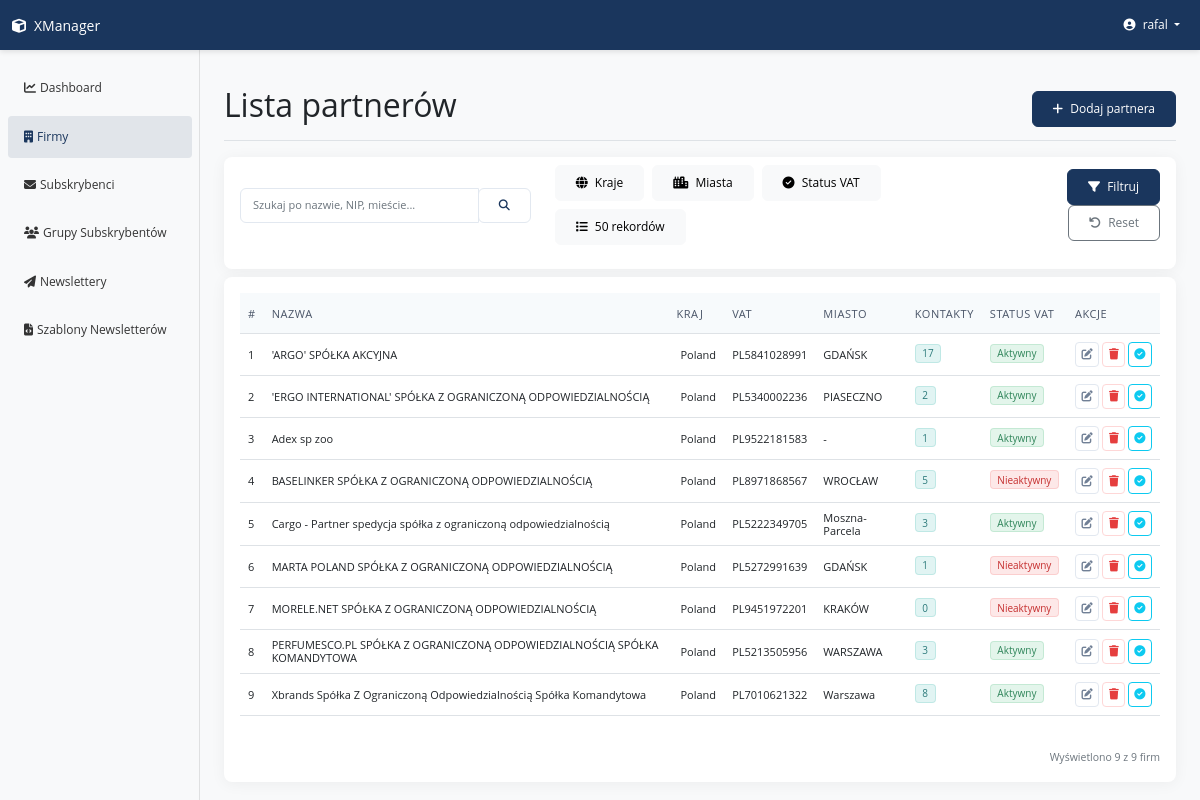
Before: /partner/ (signed in) with the older database file.
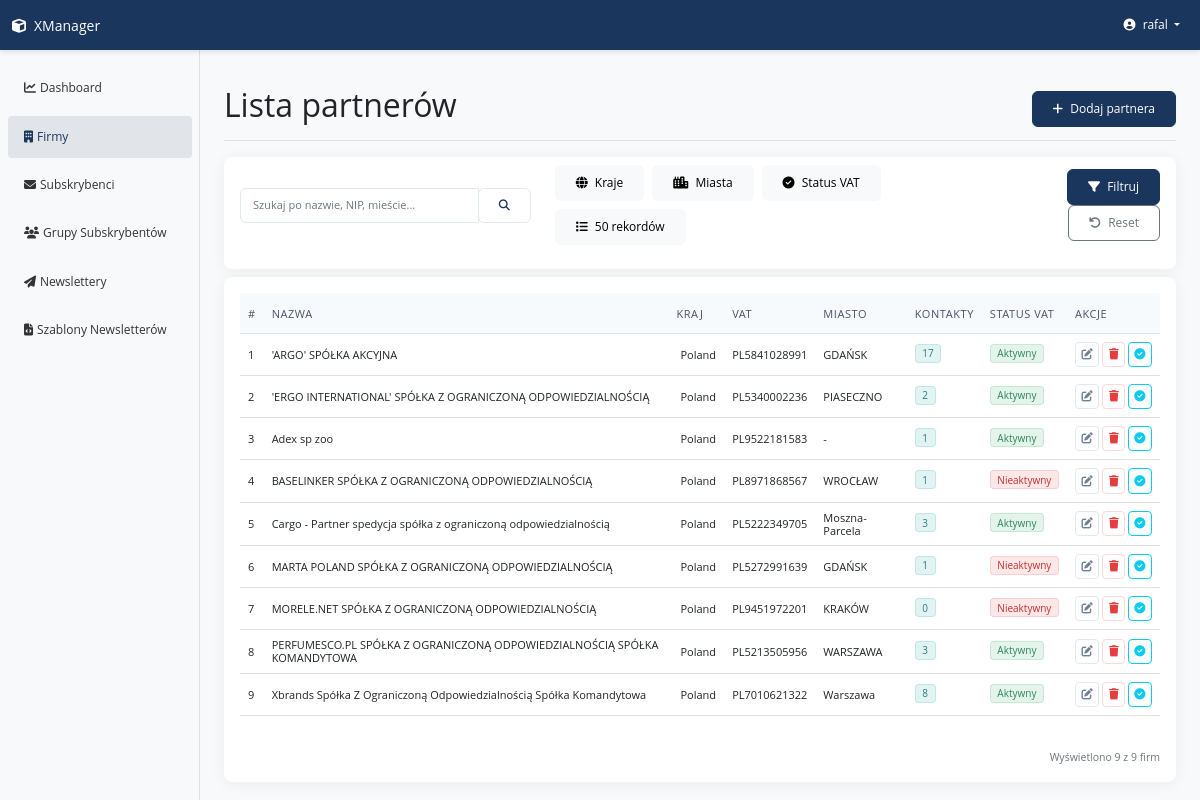
After: the same page with the newer database file.
### apps/partner/models.py (models this page shows, shortened)
class Partner(CoreModel):
    country = CountryField(
        verbose_name=('Kraj'),
        help_text=(
            'Choose country, to specify a method of VAT number verification')
    )
    vat_number = models.CharField(
        max_length=20,
        verbose_name=('VAT number'),
        help_text=('Enter VAT number without country prefix')
    )
    name = models.CharField(
        max_length=100,
        verbose_name='Company name',
        blank=True,
        editable=True
    )
    name_verified = models.BooleanField(
        default=False,
        verbose_name=('Verified Name'),
        editable=True
    )
    city = models.CharField(
        max_length=100,
        verbose_name=('City'),
        blank=True,
        editable=True
    )
    street_name = models.CharField(
        max_length=100,
        verbose_name=('Street'),
        blank=True,
        editable=True
    )
    building_number = models.CharField(
        max_length=100,
        verbose_name=('Building number'),
        blank=True,
        editable=True
    )
    apartment_number = models.CharField(
        max_length=10,
        verbose_name=('Apartment number'),
        blank=True,
        null=True,
        editable=True
    )
    postal_code = models.CharField(
        max_length=10,
        verbose_name=('Postal code'),
        blank=True,
        editable=True
    )
    phone_number = models.CharField(
        validators=[phone_number_validator],
        verbose_name=('Phone number'),
        blank=True
    )
    additional_info = models.CharField(
        max_length=200,
        null=True,
        blank=True,
        verbose_name=('Additional information')
    )
    is_verified = models.BooleanField(
        default=False,
        verbose_name=('Verified'),
        editable=False
    )
    verification_date = models.DateTimeField(
        null=True,
        blank=True,
        verbose_name=('Verification date'),
        editable=False
    )
    verification_id = models.CharField(
        max_length=100,
        null=True,
        blank=True,
        verbose_name=('Verification ID'),
        help_text=('Unique query ID from government verification API system'),
        editable=False
    )
    subscriber = models.ManyToManyField(
        'subscriber.Subscriber',
        through='PartnerEmail',
        related_name='partnered_with',
        verbose_name=('Email contacts'),
        help_text=('Max 10 email addresses')
    )
    def get_full_vat_number(self):
        return f"{self.country.code}{self.vat_number}"
    class Meta:
        verbose_name = ('Partner')
        verbose_name_plural = ('Partners')
        unique_together = [('country', 'vat_number')]

### apps/partner/views.py (the view)
# urls.py: path('', views.PartnerListView.as_view(), name='partner_list'),
class PartnerListView(LoginRequiredMixin, ListView):
    model = Partner
    template_name = 'partner/partner_list.html'
    context_object_name = 'partners'
    paginate_by = 50  # Domyślna liczba rekordów na stronę
    ordering = ['name']
    def get_queryset(self):
        queryset = super().get_queryset()
        search_query = self.request.GET.get('search', '')
        country_filters = self.request.GET.getlist('country')
        city_filters = self.request.GET.getlist('city')
        status_filter = self.request.GET.get('status', '')
        if search_query:
            queryset = queryset.filter(
                Q(name__icontains=search_query) |
                Q(vat_number__icontains=search_query) |
                Q(city__icontains=search_query)
            )
        if country_filters:
            queryset = queryset.filter(country__in=country_filters)
        if city_filters:
            queryset = queryset.filter(city__in=city_filters)
        if status_filter == 'verified':
            queryset = queryset.filter(is_verified=True)
        elif status_filter == 'unverified':
            queryset = queryset.filter(is_verified=False)
        page_size = self.request.GET.get('page_size')
        if page_size and page_size.isdigit():
            self.paginate_by = int(page_size)
        return queryset
    def get_context_data(self, **kwargs):
        context = super().get_context_data(**kwargs)
        context = add_to_context(context)
        sorted_countries = context['countries']
        form = PartnerFilterForm(
            self.request.GET or None,
            countries=sorted_countries
        )
        context['filter_form'] = form
        context['search_query'] = self.request.GET.get('search', '')
        context['selected_countries'] = self.request.GET.getlist('country')
        context['selected_cities'] = self.request.GET.getlist('city')
        context['selected_status'] = self.request.GET.get('status', '')
        context['selected_page_size'] = self.request.GET.get(
            'page_size', str(self.paginate_by))
        context['default_page_size'] = str(self.paginate_by)
        cities = sorted({p.city for p in Partner.objects.filter(
            city__isnull=False).exclude(city='')})
        context['cities'] = cities
        return context

### apps/partner/forms.py
class PartnerFilterForm(forms.Form):
    search = forms.CharField(required=False, widget=forms.TextInput(
        attrs={'placeholder': 'Wyszukaj...'}))
    country = forms.ChoiceField(required=False)
    status = forms.ChoiceField(
        required=False,
        choices=(
            ('', 'Status VAT'),
            ('verified', 'Aktywny'),
            ('unverified', 'Nieaktywny'),
        ),
    )
    def __init__(self, *args, **kwargs):
        countries_list = kwargs.pop('countries', [])
        super().__init__(*args, **kwargs)
        self.fields['country'].choices = [
            ('', 'Wszystkie kraje')] + list(countries_list)

### apps/partner/utils.py (called while the page is built)
def add_to_context(context):
    context['countries'] = get_translated_countries()
    return context

### templates/partner/partner_list.html (shortened to what the changed rows need)
{% extends "base.html" %}
{% load static %}
{% block page_title %}Lista partnerów{% endblock %}
{% block content %}
    <div class="card">
        <div class="card-body">
            {% if partners %}
            <div class="table-responsive">
                <table class="table table-hover table-sm">
                    <thead>
                        <tr>
                            <th scope="col">#</th>
                            <th scope="col">Nazwa</th>
                            <th scope="col">Kraj</th>
                            <th scope="col">VAT</th>
                            <th scope="col">Miasto</th>
                            <th scope="col">Kontakty</th>
                            <th scope="col">Status VAT</th>
                            <th scope="col">Akcje</th>
                        </tr>
                    </thead>
                    <tbody>
                        {% for partner in partners %}
                        <tr>
                            <td>{{ page_obj.start_index|add:forloop.counter0 }}</td>
                            <td>{{ partner.name }}</td>
                            <td>
                                {% if partner.country %}
                                    {{ partner.country.name }}
                                {% else %}
                                    -
                                {% endif %}
                            </td>
                            <td>{{ partner.get_full_vat_number }}</td>
                            <td>{{ partner.city|default:"-" }}</td>
                            <td>
                                <span class="badge badge-company">{{ partner.emails.count }}</span>
                            </td>
                            <td>
                                {% if partner.is_verified %}
                                    <span class="badge badge-active">Aktywny</span>
                                {% else %}
                                    <span class="badge badge-inactive">Nieaktywny</span>
                                {% endif %}
                            </td>
                            <td>
                                <div class="btn-group">
                                    <a href="{% url 'partner:partner_update' partner.pk %}" class="btn btn-sm btn-outline-secondary btn-action" title="Edytuj">
                                        <i class="fas fa-edit"></i>
                                    </a>
                                    <form method="post" action="{% url 'partner:partner_delete' partner.pk %}"
                                          onsubmit="return confirm('Czy na pewno chcesz usunąć tego partnera?');"
                                          style="display: inline;">
                                        <button type="submit" class="btn btn-sm btn-outline-danger btn-action" title="Usuń">
                                            <i class="fas fa-trash"></i>
                                        </button>
                                    </form>
                                    <a href="{% url 'partner:verify_vat' partner.pk %}" class="btn btn-sm btn-outline-info btn-action" title="Weryfikuj VAT">
                                        <i class="fas fa-check-circle"></i>
                                    </a>
                                </div>
                            </td>
                        </tr>
                        {% endfor %}
                    </tbody>
                </table>
            </div>
            {% else %}
            <div class="alert alert-info">
                <i class="fas fa-info-circle me-2"></i> Brak partnerów do wyświetlenia.
            </div>
            {% endif %}
        </div>
    </div>
{% endblock %}

Changed rows visible on the page:
changed Partner "BASELINKER SPÓŁKA Z OGRANICZONĄ ODPOWIEDZIALNOŚCIĄ": emails.count "5" → "1"
